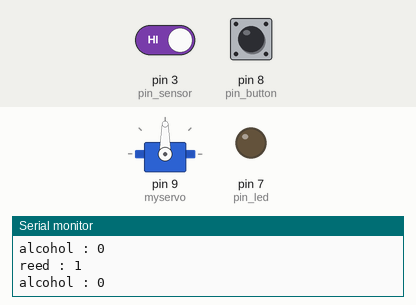
Simulated run of this sketch. Board: Arduino Uno, built with avr-gcc and run on an emulated ATmega328P. Parts: servo, output pins drawn as LEDs (lit = HIGH), the last lines printed to the serial monitor. Inputs (shaded band) come from the test bench; at power-on: pin 3 (pin_sensor) HIGH, pin 8 (pin_button) LOW.

Above: at 2.8 s.
2.9 s: pin 3 (pin_sensor) driven LOW
At 3.5 s:
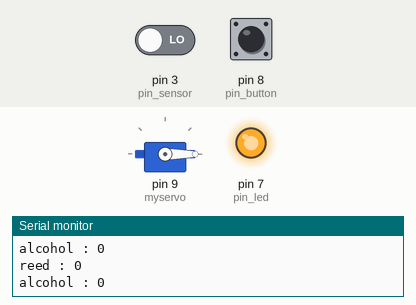
4.5 s: pin 3 (pin_sensor) driven HIGH
At 6.2 s:
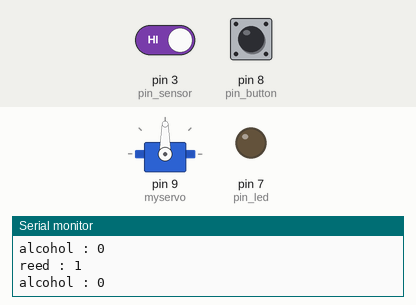
Timing chart, 0 to 7.7 s (numbered marks = the images above; inputs shaded):
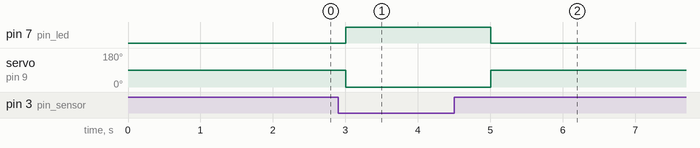

Measured:
- after the input at 2.9 s, pin 7 (pin_led): LOW → HIGH after 0.10 s; servo on pin 9 (myservo): 90° → 0° after 0.10 s
- after the input at 4.5 s, pin 7 (pin_led): HIGH → LOW after 0.50 s; servo on pin 9 (myservo): 0° → 90° after 0.50 s

The sketch:

reed_alcohol_servo_quiz_181227.ino
```cpp
#include <Servo.h>

Servo myservo;

int pin_sensor = 3;
int pin_led = 7;
int pin_alcohol = A0;
int pin_button = 8;
int flag = 0;

void setup() {
  Serial.begin(9600);
  pinMode(pin_led, OUTPUT);
  pinMode(pin_sensor, INPUT);
  pinMode(pin_button, INPUT);
  myservo.attach(9);
}

void loop() {
  int reedSW = digitalRead(pin_sensor);
  int alcohol;
  int result = map(alcohol, 0, 1023, 0, 255);
  int value = digitalRead(8);


  if(reedSW == LOW) {
    if(flag == 1){
      digitalWrite(pin_led, HIGH);
      myservo.write(0);
    }else{
      digitalWrite(pin_led, LOW);
      myservo.write(90);
    }
  }else{
    digitalWrite(pin_led, LOW);
    myservo.write(90);
  }

  if(value == HIGH){
    alcohol = analogRead(pin_alcohol);
  }
  if(alcohol <= 300){
    flag = 1;
  }else{
    flag = 0;
  }
  Serial.print("reed : ");
  Serial.println(reedSW);
  Serial.print("alcohol : ");
  Serial.println(alcohol);
  delay(1000);
}
```
